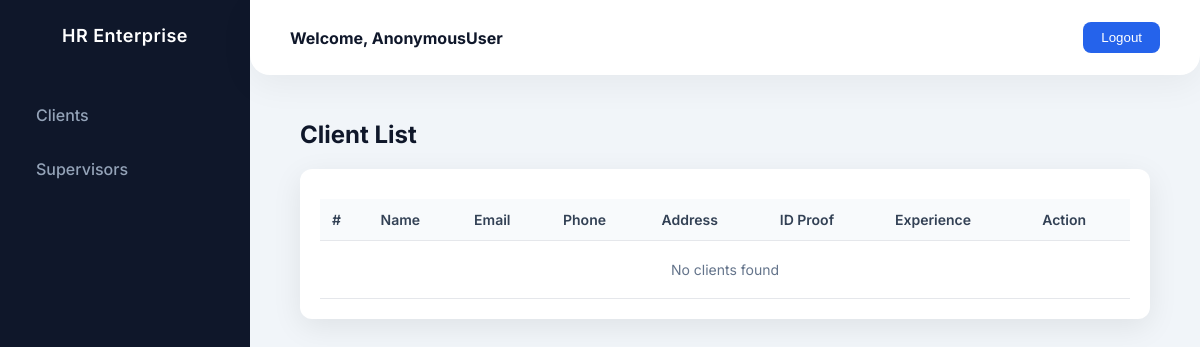
/supervisors_view, run on an earlier commit of the app's database.
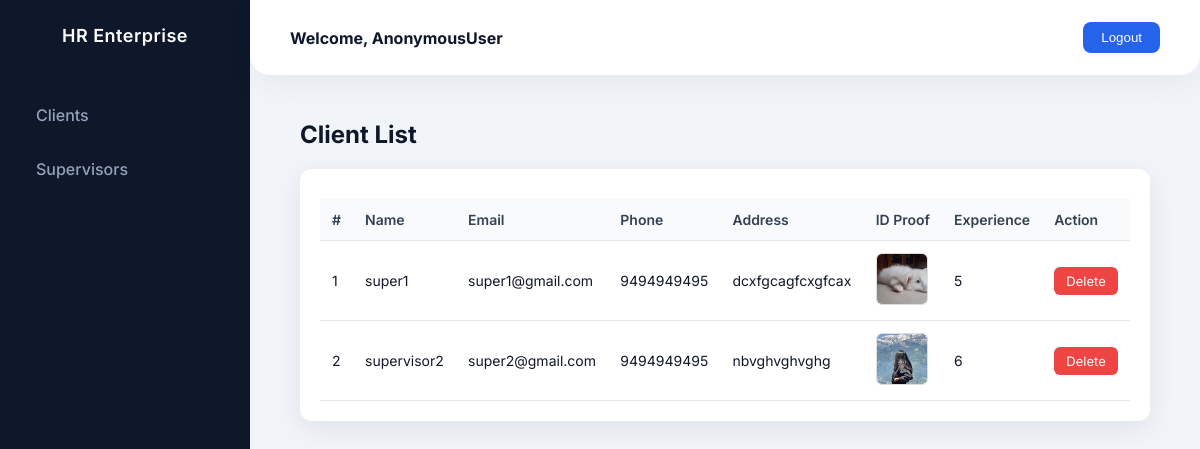
And on a later commit of the database.
### brush_track_app/models.py (models this page shows, shortened)
class Supervisor(models.Model):
    supervisor_details = models.OneToOneField("Login", on_delete=models.DO_NOTHING)
    name = models.CharField(max_length=100)
    email = models.EmailField()
    phone = models.IntegerField()
    address = models.TextField(max_length=50)
    document = models.FileField(upload_to='documents/')
    id_proof = models.FileField(upload_to='documents/')
    experience_years = models.IntegerField()
    is_active = models.BooleanField(default=True)

### brush_track_app/adminview.py (the view)
# urls.py: path('supervisors_view',adminview.supervisors_view,name='supervisors_view'),
def supervisors_view(request):
    data = Supervisor.objects.all()
    return render(request, 'admin/super.html', {"data":data})

### templates/admin/super.html (shortened to what this page needs)
{% extends "admin/admin.html" %}
{% load crispy_forms_tags %}
{% block content %}
<div class="page-header">
<div class="page-title">
Client List
</div>
</div>
<div class="table-card">
<table>
<thead>
<tr>
<th>#</th>
<th>Name</th>
<th>Email</th>
<th>Phone</th>
<th>Address</th>
<th>ID Proof</th>
<th>Experience</th>
<th>Action</th>
</tr>
</thead>
<tbody>
{% for i in data %}
<tr>
<td>{{ forloop.counter }}</td>
<td>{{ i.name }}</td>
<td>{{ i.email }}</td>
<td>{{ i.phone }}</td>
<td>{{ i.address }}</td>
<td>
{% if i.document %}
<img src="{{ i.document.url }}" class="avatar">
{% else %}
No File
{% endif %}
</td>
<td>{{ i.experience_years }}</td>
<td>
<a href="{% url 'super_delete' i.id %}"
class="btn-delete"
onclick="return confirm('Are you sure you want to delete {{ i.name }}?');">
Delete
</a>
</td>
</tr>
{% empty %}
<tr>
<td colspan="8" class="empty">
No clients found
</td>
</tr>
{% endfor %}
</tbody>
</table>
</div>
{% endblock %}

What changed in the data, as far as the page shows it:
added Supervisor: name "super1", email "super1@gmail.com", phone "9494949495", address "dcxfgcagfcxgfcax", document (picture), experience_years "5"
added Supervisor: name "supervisor2", email "super2@gmail.com", phone "9494949495", address "nbvghvghvghg", document (picture), experience_years "6"
Also different on the page:
text no longer shown: "No clients found"
